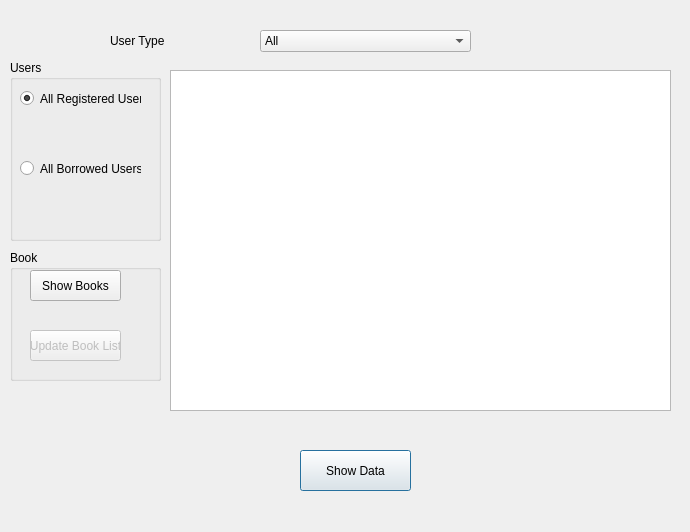
<?xml version="1.0" encoding="UTF-8"?>
<ui version="4.0">
 <class>Dialog</class>
 <widget class="QDialog" name="Dialog">
  <property name="geometry">
   <rect>
    <x>0</x>
    <y>0</y>
    <width>690</width>
    <height>532</height>
   </rect>
  </property>
  <property name="windowTitle">
   <string>Dialog</string>
  </property>
  <widget class="QPushButton" name="showBut">
   <property name="geometry">
    <rect>
     <x>300</x>
     <y>450</y>
     <width>111</width>
     <height>41</height>
    </rect>
   </property>
   <property name="text">
    <string>Show Data</string>
   </property>
  </widget>
  <widget class="QTableView" name="tableView">
   <property name="geometry">
    <rect>
     <x>170</x>
     <y>70</y>
     <width>501</width>
     <height>341</height>
    </rect>
   </property>
  </widget>
  <widget class="QComboBox" name="userTypeComboBox">
   <property name="geometry">
    <rect>
     <x>260</x>
     <y>30</y>
     <width>211</width>
     <height>22</height>
    </rect>
   </property>
   <item>
    <property name="text">
     <string>All</string>
    </property>
   </item>
   <item>
    <property name="text">
     <string>Teacher</string>
    </property>
   </item>
   <item>
    <property name="text">
     <string>Student</string>
    </property>
   </item>
   <item>
    <property name="text">
     <string>Admin</string>
    </property>
   </item>
  </widget>
  <widget class="QGroupBox" name="groupBox">
   <property name="geometry">
    <rect>
     <x>10</x>
     <y>60</y>
     <width>151</width>
     <height>181</height>
    </rect>
   </property>
   <property name="title">
    <string>Users</string>
   </property>
   <widget class="QRadioButton" name="regBut">
    <property name="geometry">
     <rect>
      <x>10</x>
      <y>30</y>
      <width>121</width>
      <height>17</height>
     </rect>
    </property>
    <property name="text">
     <string>All Registered Users</string>
    </property>
    <property name="checked">
     <bool>true</bool>
    </property>
   </widget>
   <widget class="QRadioButton" name="borBut">
    <property name="geometry">
     <rect>
      <x>10</x>
      <y>100</y>
      <width>121</width>
      <height>17</height>
     </rect>
    </property>
    <property name="text">
     <string>All Borrowed Users</string>
    </property>
   </widget>
  </widget>
  <widget class="QLabel" name="label">
   <property name="geometry">
    <rect>
     <x>110</x>
     <y>30</y>
     <width>111</width>
     <height>21</height>
    </rect>
   </property>
   <property name="text">
    <string>User Type</string>
   </property>
  </widget>
  <widget class="QGroupBox" name="groupBox_2">
   <property name="geometry">
    <rect>
     <x>10</x>
     <y>250</y>
     <width>151</width>
     <height>131</height>
    </rect>
   </property>
   <property name="title">
    <string>Book</string>
   </property>
   <widget class="QPushButton" name="showBookBut">
    <property name="geometry">
     <rect>
      <x>20</x>
      <y>20</y>
      <width>91</width>
      <height>31</height>
     </rect>
    </property>
    <property name="text">
     <string>Show Books</string>
    </property>
   </widget>
   <widget class="QPushButton" name="updateBookBut">
    <property name="enabled">
     <bool>false</bool>
    </property>
    <property name="geometry">
     <rect>
      <x>20</x>
      <y>80</y>
      <width>91</width>
      <height>31</height>
     </rect>
    </property>
    <property name="text">
     <string>Update Book List</string>
    </property>
   </widget>
  </widget>
  <widget class="QLabel" name="welcomelbl">
   <property name="geometry">
    <rect>
     <x>510</x>
     <y>10</y>
     <width>141</width>
     <height>21</height>
    </rect>
   </property>
   <property name="text">
    <string/>
   </property>
  </widget>
 </widget>
 <resources/>
 <connections/>
</ui>
